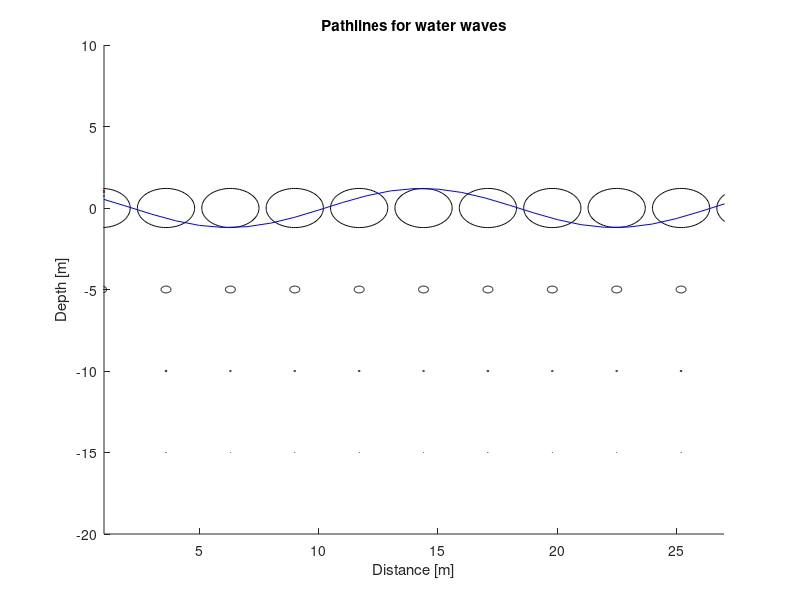

This chart was generated by the following MATLAB code:
 
close all
d = 100;
g = 9.81;
lambda = 18;
k = (2*pi)/lambda;
c = (sqrt(g*k*tanh(k*d)))/k;
a = 1.2;

t = linspace(0,lambda/c);
x_0 = linspace(-lambda,2*lambda,21);
z_0 = linspace(0,-d,21);

A_p = (a.*c.*exp(k.*d))./(exp(-k.*d)-exp(k.*d));
A_m = (a.*c.*exp(-k.*d))./(exp(-k.*d)-exp(k.*d));

X = @(x_0,z_0,t) -(A_p .* exp(k .* z_0) + A_m .* exp(-k .* z_0)) .* cos(c .* k .* t - k .* x_0) ./ c +x_0;
Z = @(x_0,z_0,t) ((A_p .* k .* exp(k .* z_0) - A_m .* k .* exp(-k .* z_0))...
    .* sin(c .* k .* t - k .* x_0)) ./ k ./ c + z_0;

hold on;
figure(1);
for i=1:length(x_0)
    for j=1:length(z_0)
plot(X(x_0(i),z_0(j),t),Z(x_0(i),z_0(j),t),'k',LineWidth=1)


    end
end


% Wave function
T = linspace(-50,60);
eta = a*sin(k.*(c-T));
plot(eta,'b',LineWidth=.75)

hold off


xlim([1 1.5*lambda])
ylim([-20 10])

title('Pathlines for water waves')
xlabel('Distance [m]')
ylabel('Depth [m]')

